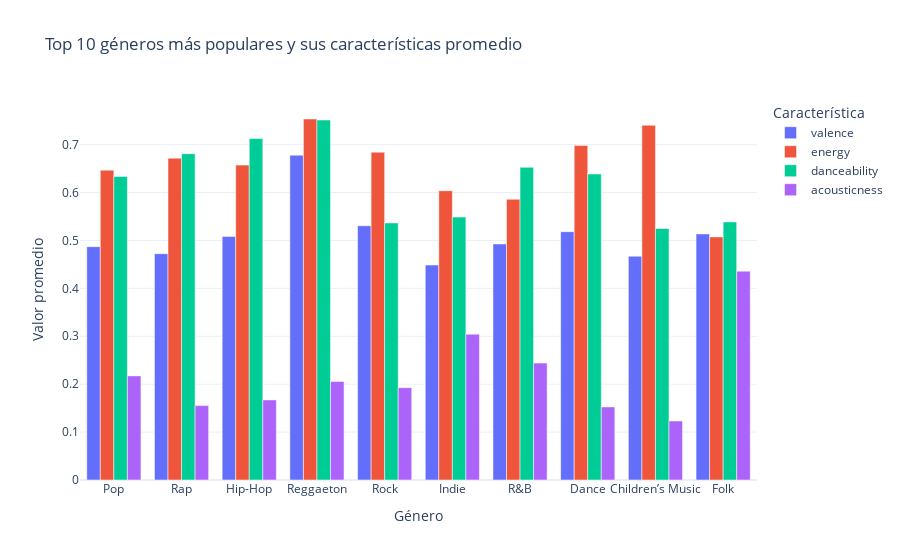

Notebook code for this chart:
### Code cell
# Mostrar los 10 géneros más populares y sus características promedio
# Mostrar los 10 géneros más populares y sus características promedio
import plotly.express as px

data_by_genres = pd.read_csv("merged_songs.csv")

if 'genre' in data_by_genres.columns:
    # Agrupar por género y calcular el promedio de las características relevantes
    genre_data = data_by_genres.groupby('genre')[['popularity', 'valence', 'energy', 'danceability', 'acousticness']].mean().reset_index()
    # Seleccionar los 10 géneros con mayor popularidad promedio
    top10_genres = genre_data.nlargest(10, 'popularity')
    # Graficar las características promedio de los 10 géneros más populares
    fig = px.bar(
        top10_genres,
        x='genre',
        y=['valence', 'energy', 'danceability', 'acousticness'],
        barmode='group',
        title='Top 10 géneros más populares y sus características promedio'
    )
    fig.update_layout(
        xaxis_title='Género',
        yaxis_title='Valor promedio',
        legend_title='Característica',
        template='plotly_white'
    )
    fig.show()
else:
    print("No existe una columna 'genres'")

### Figure 1 — Plotly figure (JSON) as saved in the notebook; plotly's stock layout.template omitted (floating-point values rounded to 4 significant figures)
{"data": [{"alignmentgroup": "True", "hovertemplate": "variable=valence<br>genre=%{x}<br>value=%{y}<extra></extra>", "legendgroup": "valence", "marker": {"color": "#636efa", "pattern": {"shape": ""}}, "name": "valence", "offsetgroup": "valence", "orientation": "v", "showlegend": true, "textposition": "auto", "type": "bar", "x": ["Pop", "Rap", "Hip-Hop", "Reggaeton", "Rock", "Indie", "R&B", "Dance", "Children’s Music", "Folk"], "xaxis": "x", "y": [0.487, 0.4724, 0.5085, 0.678, 0.5307, 0.4488, 0.4928, 0.5183, 0.4671, 0.5136], "yaxis": "y"}, {"alignmentgroup": "True", "hovertemplate": "variable=energy<br>genre=%{x}<br>value=%{y}<extra></extra>", "legendgroup": "energy", "marker": {"color": "#EF553B", "pattern": {"shape": ""}}, "name": "energy", "offsetgroup": "energy", "orientation": "v", "showlegend": true, "textposition": "auto", "type": "bar", "x": ["Pop", "Rap", "Hip-Hop", "Reggaeton", "Rock", "Indie", "R&B", "Dance", "Children’s Music", "Folk"], "xaxis": "x", "y": [0.6467, 0.6719, 0.6573, 0.7535, 0.6843, 0.6038, 0.586, 0.6984, 0.7404, 0.5075], "yaxis": "y"}, {"alignmentgroup": "True", "hovertemplate": "variable=danceability<br>genre=%{x}<br>value=%{y}<extra></extra>", "legendgroup": "danceability", "marker": {"color": "#00cc96", "pattern": {"shape": ""}}, "name": "danceability", "offsetgroup": "danceability", "orientation": "v", "showlegend": true, "textposition": "auto", "type": "bar", "x": ["Pop", "Rap", "Hip-Hop", "Reggaeton", "Rock", "Indie", "R&B", "Dance", "Children’s Music", "Folk"], "xaxis": "x", "y": [0.6337, 0.6812, 0.7126, 0.7514, 0.5365, 0.5488, 0.6527, 0.6387, 0.5251, 0.5387], "yaxis": "y"}, {"alignmentgroup": "True", "hovertemplate": "variable=acousticness<br>genre=%{x}<br>value=%{y}<extra></extra>", "legendgroup": "acousticness", "marker": {"color": "#ab63fa", "pattern": {"shape": ""}}, "name": "acousticness", "offsetgroup": "acousticness", "orientation": "v", "showlegend": true, "textposition": "auto", "type": "bar", "x": ["Pop", "Rap", "Hip-Hop", "Reggaeton", "Rock", "Indie", "R&B", "Dance", "Children’s Music", "Folk"], "xaxis": "x", "y": [0.2173, 0.1553, 0.1672, 0.2059, 0.1927, 0.3044, 0.244, 0.1525, 0.1232, 0.4359], "yaxis": "y"}], "layout": {"barmode": "group", "legend": {"title": {"text": "Característica"}, "tracegroupgap": 0}, "title": {"text": "Top 10 géneros más populares y sus características promedio"}, "xaxis": {"anchor": "y", "domain": [0, 1], "title": {"text": "Género"}}, "yaxis": {"anchor": "x", "domain": [0, 1], "title": {"text": "Valor promedio"}}}}
